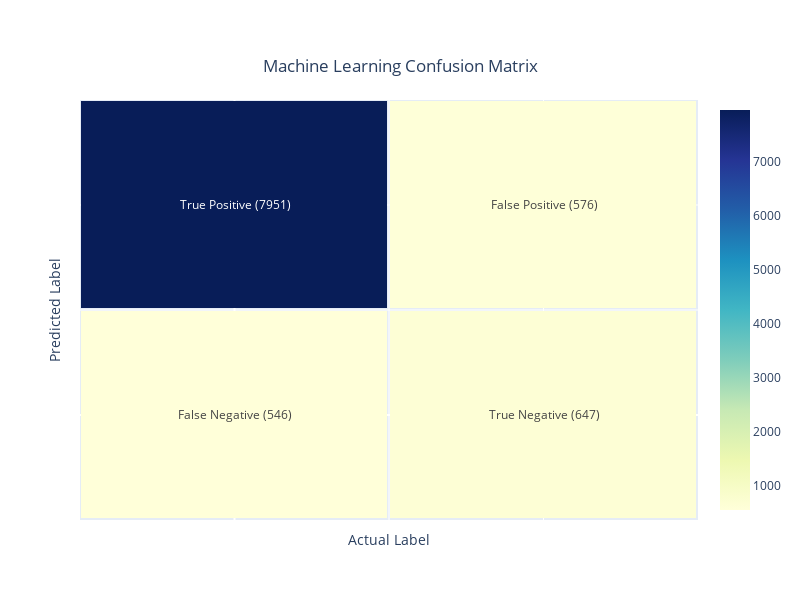

Notebook code for this chart:
### Code cell
ConfusionMatrix()

### Figure 1 — Plotly figure (JSON) as saved in the notebook; plotly's stock layout.template omitted (floating-point values rounded to 4 significant figures)
{"data": [{"colorscale": [[0, "rgb(255,255,217)"], [0.125, "rgb(237,248,177)"], [0.25, "rgb(199,233,180)"], [0.375, "rgb(127,205,187)"], [0.5, "rgb(65,182,196)"], [0.625, "rgb(29,145,192)"], [0.75, "rgb(34,94,168)"], [0.875, "rgb(37,52,148)"], [1, "rgb(8,29,88)"]], "hovertemplate": "%{text}", "text": [["False Negative (546)", "True Negative (647)"], ["True Positive (7951)", "False Positive (576)"]], "texttemplate": "%{text}", "type": "heatmap", "xgap": 3, "ygap": 3, "z": [[546, 647], [7951, 576]]}], "layout": {"height": 600, "title": {"text": "Machine Learning Confusion Matrix", "x": 0.5, "y": 0.9}, "width": 800, "xaxis": {"showticklabels": false, "title": {"text": "Actual Label"}}, "yaxis": {"showticklabels": false, "title": {"text": "Predicted Label"}}}}
